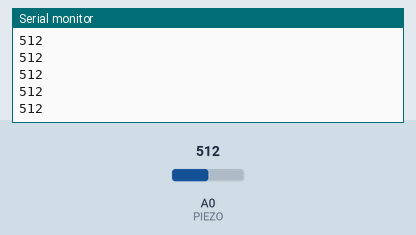
This sketch was run on a simulated Arduino Uno, built with avr-gcc and run on an emulated ATmega328P. On the bench: the last lines printed to the serial monitor. Inputs (shaded band) come from the test bench; at power-on: A0 (PIEZO) = 512.

Above: at 1.2 s.
1.3 s: A0 (PIEZO) set to 12
At 1.56 s:
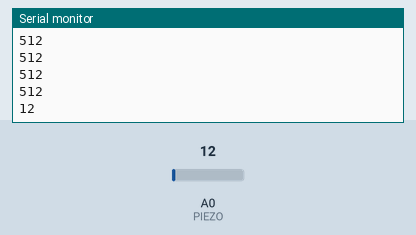
2.8 s: A0 (PIEZO) set to 9
At 3.6 s:
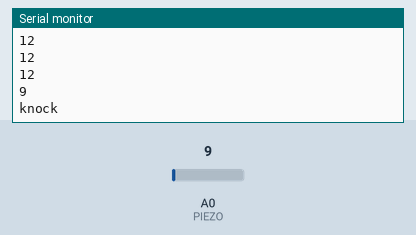
Timing chart, 0 to 5.8 s (numbered marks = the images above; inputs shaded):
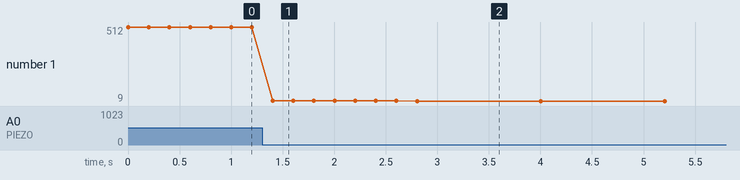

Measured:
- the behaviour switches between 11 and 10 on A0 (PIEZO) (found by bisection; images 1 and 2)
- after the input at 1.3 s, the serial monitor: prints a new line after 0.10 s (image 1)
- after the input at 2.8 s, the serial monitor: prints a new line at once (image 2)
- plotted number 1: 512 → 12 after the input at 1.3 s, 12 → 9 after the input at 2.8 s

The sketch:

piezo_copy.ino
```cpp
int PIEZO = A0;
int sensorReading = 0;
int threshold = 10;

void setup() {
  // put your setup code here, to run once:
  Serial.begin(9600);

}

void loop() {
  sensorReading = analogRead(PIEZO);

  Serial.println(sensorReading);

  if (sensorReading <= threshold){
    Serial.println("knock");
    delay(1000);
  }

  delay (200);
}
```
